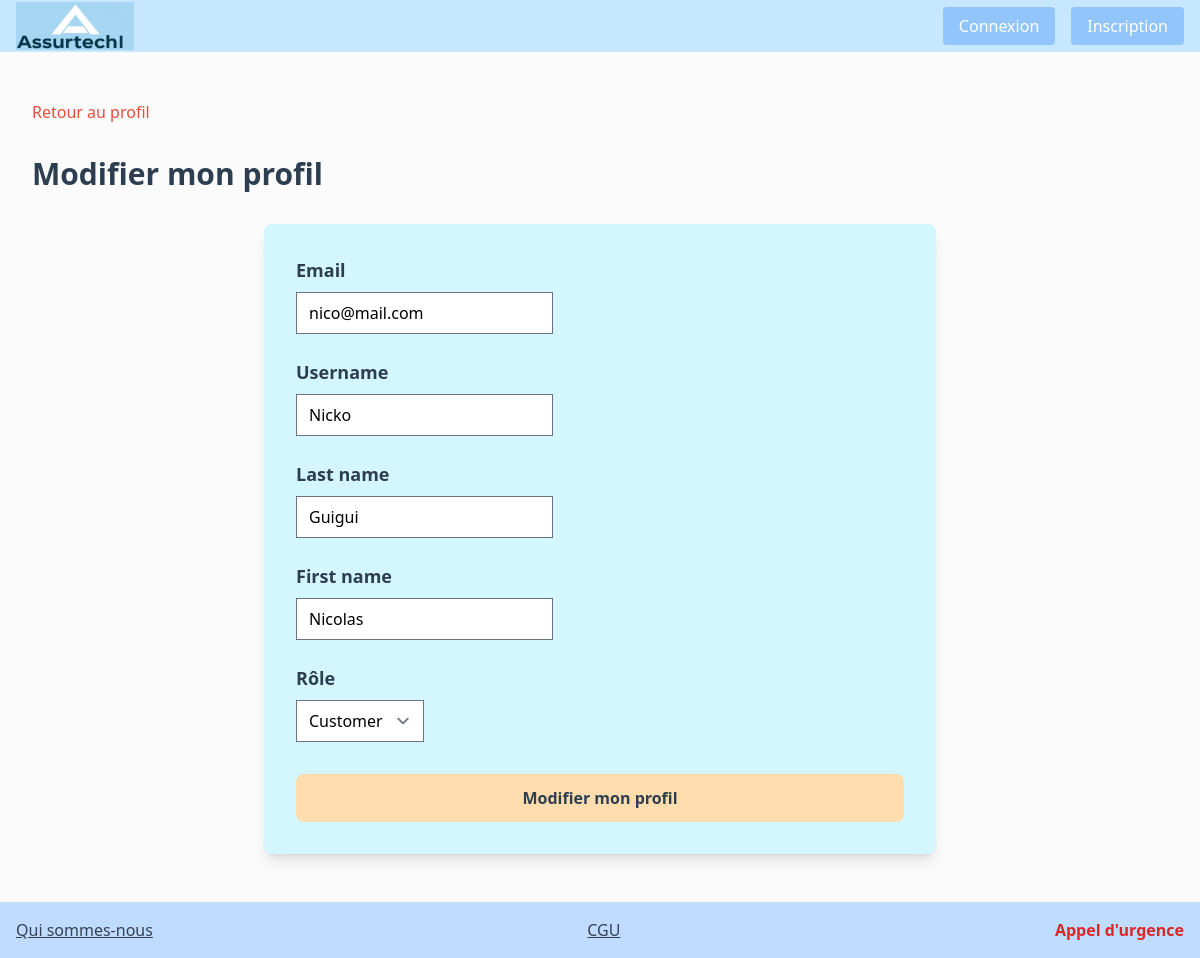
The page /authentication/profil/edit/ (signed in) on the database its author committed.
### authentication/models.py (models this page shows, shortened)
class User(AbstractUser):
    Admin = "admin"
    Customer = "customer"
    ROLE_CHOICES = (
        (Admin, "Admin"),
        (Customer, "Customer"),
    )
    email = models.EmailField(unique=True)
    role = models.CharField(
        max_length=30,
        choices=ROLE_CHOICES,
        verbose_name='Rôle',
        default=Customer
    )
    USERNAME_FIELD = 'email'
    REQUIRED_FIELDS = []
    objects = UserManager()

### authentication/views.py (the view)
# urls.py: path('profil/edit/', EditProfil, name='edit_profil'),
@login_required
def EditProfil(request):
    if request.method == 'POST':
        form = UpdateUserForm(request.POST, instance = request.user)
        if form.is_valid():
            form.save()
            return redirect('profil')
    else:
        form = UpdateUserForm(instance=request.user)
    return render(request, 'authentication/edit_profil.html',{'form': form})

### authentication/forms.py
class UpdateUserForm(forms.ModelForm):
    class Meta:
        model = User
        fields = ['email', 'username', 'last_name', 'first_name', 'role']

### authentication/templates/authentication/edit_profil.html (shortened to what this page needs)
{% extends 'base.html' %}
{% block content %}
    <div class="min-h-screen bg-[#FBFBFB] py-12 px-4 sm:px-6 lg:px-8">
        <a href="{% url 'profil' %}" class="inline-block text-[#e74c3c] hover:underline mb-8">Retour au profil</a>
        <h2 class="text-3xl font-bold text-[#2c3e50] mb-8">Modifier mon profil</h2>
        <form method="post" class="bg-[#D4F6FF] p-8 rounded-lg shadow-lg max-w-2xl mx-auto">
            <div class="space-y-6">
                {% for field in form %}
                    <div class="space-y-2">
                        <label class="block text-lg font-semibold text-[#2c3e50]">
                            {{ field.label }}
                        </label>
                        {{ field }}
                    </div>
                {% endfor %}
            </div>
            <button type="submit" class="mt-8 w-full bg-[#FFDDAE] text-[#2c3e50] font-semibold py-3 rounded-lg hover:bg-[#e6c89d] transition duration-300">
                Modifier mon profil
            </button>
        </form>
    </div>
{% endblock content %}

### static/css/styles.css (style rules this page uses)
* { box-sizing: border-box; margin: 0; padding: 0; }
body { background-size: cover; background-repeat: no-repeat; background-position: center; position: relative; }
body::after { content: ""; position: absolute; top: 0; left: 0; width: 100%; height: 100%; background: rgba(255, 255, 255, 0.35); pointer-events: none; z-index: -1; }

### rows shown on the page
User: form "nico@mail.com" "Nicko" "Guigui" "Nicolas" "Customer"

### other values the page prints
{{ field.label }} "Email" "Username" "Last name" "First name" "Rôle"
